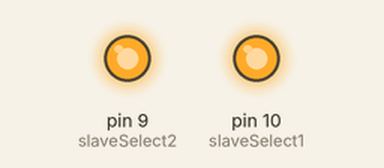
A sketch run on a simulated Arduino Uno, built with avr-gcc and run on an emulated ATmega328P. Parts: output pins drawn as LEDs (lit = HIGH). What the sketch prints to the serial monitor is not drawn.

Above: at 0.1 s.
Timing chart, 0 to 1.6 s (numbered marks = the images above):
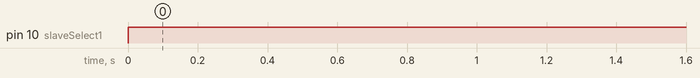

The sketch:

transmitter.ino
```cpp
#include <SPI.h>

const int slaveSelect1 = 10;  // Slave 1
const int slaveSelect2 = 9;   // Slave 2 (newly added)

void setup() {
  pinMode(slaveSelect1, OUTPUT);
  pinMode(slaveSelect2, OUTPUT);
  digitalWrite(slaveSelect1, HIGH);
  digitalWrite(slaveSelect2, HIGH);
  Serial.begin(9600);
  SPI.begin();
  SPI.setClockDivider(SPI_CLOCK_DIV8);
}

void loop() {
  communicateWithSlave(slaveSelect1);
  delay(500);
  communicateWithSlave(slaveSelect2);
  delay(1000);
}

void communicateWithSlave(int slaveSelectPin) {
  digitalWrite(slaveSelectPin, LOW);

  int i = 0;
  char c[50] = "Lab 1 Complete";
  while (c[i] != '\0') {
    SPI.transfer(c[i]);
    i++;
  }
  Serial.print("Master Sends: ");
  Serial.println(c);
  SPI.transfer('\r');
  digitalWrite(slaveSelectPin, HIGH);
}
```

Measured:
- by itself, pin 10 (slaveSelect1): LOW → HIGH at 0.00 s
